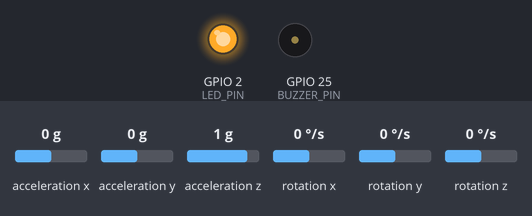
This sketch was run on a simulated ESP32. On the bench: output pins drawn as LEDs (lit = HIGH), buzzer (waves = sounding, pin HIGH). Inputs (shaded band) come from the test bench; at power-on: acceleration x 0 g, acceleration y 0 g, acceleration z 1 g, rotation x 0 °/s, rotation y 0 °/s, rotation z 0 °/s. What the sketch prints to the serial monitor is not drawn.

Above: at 1.4 s.
At 2.4 s:
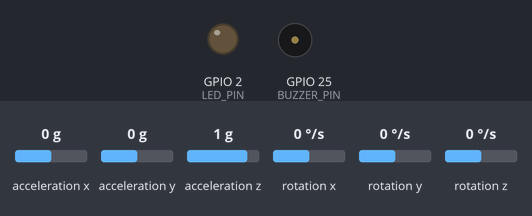
Timing chart, 0 to 3.9 s (numbered marks = the images above):
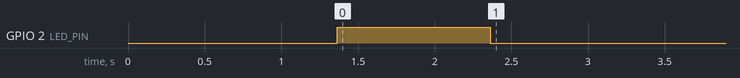

The sketch:

fall_detector_esp32.ino
```cpp
#include <Arduino.h>
#include <Wire.h>
#include <MPU6050.h>
#include <math.h>

// Hardware pins
const int BUZZER_PIN = 25;
const int LED_PIN = 2;
const int BUTTON_PIN = 0;

// Model parameters
const int WINDOW_SIZE = 50;
const int NUM_FEATURES = 30;  // Adjust based on your model
const float FALL_THRESHOLD = 0.5;  // Adjust based on testing

// IMU sensor
MPU6050 mpu;

// Data buffers
float acc_x_buffer[WINDOW_SIZE];
float acc_y_buffer[WINDOW_SIZE];
float acc_z_buffer[WINDOW_SIZE];
float gyro_x_buffer[WINDOW_SIZE];
float gyro_y_buffer[WINDOW_SIZE];
float gyro_z_buffer[WINDOW_SIZE];

int buffer_index = 0;
bool buffer_full = false;
unsigned long last_sample_time = 0;
bool fall_detected = false;
unsigned long fall_alert_time = 0;

// Calibration variables
float acc_offset_x = 0, acc_offset_y = 0, acc_offset_z = 0;
float gyro_offset_x = 0, gyro_offset_y = 0, gyro_offset_z = 0;

// Fall confirmation variables
bool awaiting_confirmation = false;
unsigned long confirmation_start_time = 0;
const unsigned long CONFIRMATION_TIMEOUT = 10000; // 10 seconds
const int YES_BUTTON_PIN = 4;  // Add a YES button
const int NO_BUTTON_PIN = 5;   // Add a NO button (existing button can be used as NO)

void setup() {
    Serial.begin(115200);
    Wire.begin();

    // Initialize pins
    pinMode(BUZZER_PIN, OUTPUT);
    pinMode(LED_PIN, OUTPUT);
    pinMode(BUTTON_PIN, INPUT_PULLUP);

    // Initialize MPU6050
    Serial.println("Initializing MPU6050...");
    mpu.initialize();

    if (!mpu.testConnection()) {
        Serial.println("MPU6050 connection failed!");
        while(1) {
            digitalWrite(LED_PIN, HIGH);
            delay(200);
            digitalWrite(LED_PIN, LOW);
            delay(200);
        }
    }

    Serial.println("MPU6050 connected successfully!");

    // Configure sensor
    mpu.setFullScaleAccelRange(MPU6050_ACCEL_FS_2);  // ±2g
    mpu.setFullScaleGyroRange(MPU6050_GYRO_FS_250);  // ±250°/s
    mpu.setDLPFMode(6);  // Low pass filter

    // Calibrate sensor
    calibrateSensor();

    // Initialize buffers
    for (int i = 0; i < WINDOW_SIZE; i++) {
        acc_x_buffer[i] = 0;
        acc_y_buffer[i] = 0;
        acc_z_buffer[i] = 0;
        gyro_x_buffer[i] = 0;
        gyro_y_buffer[i] = 0;
        gyro_z_buffer[i] = 0;
    }

    Serial.println("Fall Detection System Ready!");
    digitalWrite(LED_PIN, HIGH);
    delay(1000);
    digitalWrite(LED_PIN, LOW);
}

void loop() {
    unsigned long current_time = millis();

    // Sample at 50Hz (20ms intervals)
    if (current_time - last_sample_time >= 20) {
        last_sample_time = current_time;

        // Read sensor data
        readSensorData();

        // Process when buffer is full
        if (buffer_full) {
            float features[NUM_FEATURES];
            extractFeatures(features);

            // Simple fall detection algorithm
            bool is_fall = detectFall(features);

            if (is_fall && !fall_detected) {
                fall_detected = true;
                fall_alert_time = current_time;
                triggerFallAlert();
                Serial.println("FALL DETECTED!");
            }
        }
    }

    // Reset fall detection after 5 seconds
    if (fall_detected && (current_time - fall_alert_time > 5000)) {
        fall_detected = false;
        Serial.println("Fall alert reset");
    }

    // Check for manual reset button
    if (digitalRead(BUTTON_PIN) == LOW) {
        fall_detected = false;
        digitalWrite(BUZZER_PIN, LOW);
        Serial.println("Manual reset");
        delay(1000);  // Debounce
    }
}

void readSensorData() {
    int16_t ax, ay, az, gx, gy, gz;
    mpu.getMotion6(&ax, &ay, &az, &gx, &gy, &gz);

    // Convert to g and deg/s, apply calibration
    float acc_x = (ax / 16384.0) - acc_offset_x;
    float acc_y = (ay / 16384.0) - acc_offset_y;
    float acc_z = (az / 16384.0) - acc_offset_z;
    float gyro_x = (gx / 131.0) - gyro_offset_x;
    float gyro_y = (gy / 131.0) - gyro_offset_y;
    float gyro_z = (gz / 131.0) - gyro_offset_z;

    // Add to circular buffer
    acc_x_buffer[buffer_index] = acc_x;
    acc_y_buffer[buffer_index] = acc_y;
    acc_z_buffer[buffer_index] = acc_z;
    gyro_x_buffer[buffer_index] = gyro_x;
    gyro_y_buffer[buffer_index] = gyro_y;
    gyro_z_buffer[buffer_index] = gyro_z;

    buffer_index++;
    if (buffer_index >= WINDOW_SIZE) {
        buffer_index = 0;
        buffer_full = true;
    }
}

void calibrateSensor() {
    Serial.println("Calibrating sensor... Keep device still!");

    const int cal_samples = 100;
    float sum_ax = 0, sum_ay = 0, sum_az = 0;
    float sum_gx = 0, sum_gy = 0, sum_gz = 0;

    for (int i = 0; i < cal_samples; i++) {
        int16_t ax, ay, az, gx, gy, gz;
        mpu.getMotion6(&ax, &ay, &az, &gx, &gy, &gz);

        sum_ax += ax / 16384.0;
        sum_ay += ay / 16384.0;
        sum_az += az / 16384.0;
        sum_gx += gx / 131.0;
        sum_gy += gy / 131.0;
        sum_gz += gz / 131.0;

        delay(10);
    }

    acc_offset_x = sum_ax / cal_samples;
    acc_offset_y = sum_ay / cal_samples;
    acc_offset_z = (sum_az / cal_samples) - 1.0;  // Subtract gravity
    gyro_offset_x = sum_gx / cal_samples;
    gyro_offset_y = sum_gy / cal_samples;
    gyro_offset_z = sum_gz / cal_samples;

    Serial.println("Calibration complete!");
}

void extractFeatures(float* features) {
    int idx = 0;

    // Statistical features for each sensor
    features[idx++] = calculateMean(acc_x_buffer, WINDOW_SIZE);
    features[idx++] = calculateStd(acc_x_buffer, WINDOW_SIZE);
    features[idx++] = calculateMax(acc_x_buffer, WINDOW_SIZE);
    features[idx++] = calculateMin(acc_x_buffer, WINDOW_SIZE);

    features[idx++] = calculateMean(acc_y_buffer, WINDOW_SIZE);
    features[idx++] = calculateStd(acc_y_buffer, WINDOW_SIZE);
    features[idx++] = calculateMax(acc_y_buffer, WINDOW_SIZE);
    features[idx++] = calculateMin(acc_y_buffer, WINDOW_SIZE);

    features[idx++] = calculateMean(acc_z_buffer, WINDOW_SIZE);
    features[idx++] = calculateStd(acc_z_buffer, WINDOW_SIZE);
    features[idx++] = calculateMax(acc_z_buffer, WINDOW_SIZE);
    features[idx++] = calculateMin(acc_z_buffer, WINDOW_SIZE);

    features[idx++] = calculateMean(gyro_x_buffer, WINDOW_SIZE);
    features[idx++] = calculateStd(gyro_x_buffer, WINDOW_SIZE);
    features[idx++] = calculateMax(gyro_x_buffer, WINDOW_SIZE);
    features[idx++] = calculateMin(gyro_x_buffer, WINDOW_SIZE);

    features[idx++] = calculateMean(gyro_y_buffer, WINDOW_SIZE);
    features[idx++] = calculateStd(gyro_y_buffer, WINDOW_SIZE);
    features[idx++] = calculateMax(gyro_y_buffer, WINDOW_SIZE);
    features[idx++] = calculateMin(gyro_y_buffer, WINDOW_SIZE);

    features[idx++] = calculateMean(gyro_z_buffer, WINDOW_SIZE);
    features[idx++] = calculateStd(gyro_z_buffer, WINDOW_SIZE);
    features[idx++] = calculateMax(gyro_z_buffer, WINDOW_SIZE);
    features[idx++] = calculateMin(gyro_z_buffer, WINDOW_SIZE);

    // Magnitude features
    float acc_magnitude[WINDOW_SIZE];
    for (int i = 0; i < WINDOW_SIZE; i++) {
        acc_magnitude[i] = sqrt(acc_x_buffer[i]*acc_x_buffer[i] +
                               acc_y_buffer[i]*acc_y_buffer[i] +
                               acc_z_buffer[i]*acc_z_buffer[i]);
    }

    features[idx++] = calculateMean(acc_magnitude, WINDOW_SIZE);
    features[idx++] = calculateStd(acc_magnitude, WINDOW_SIZE);
    features[idx++] = calculateMax(acc_magnitude, WINDOW_SIZE);

    // SVM features (subtract gravity)
    for (int i = 0; i < WINDOW_SIZE; i++) {
        acc_magnitude[i] -= 1.0;
    }
    features[idx++] = calculateMean(acc_magnitude, WINDOW_SIZE);
    features[idx++] = calculateStd(acc_magnitude, WINDOW_SIZE);
    features[idx++] = calculateMax(acc_magnitude, WINDOW_SIZE);
}

bool detectFall(float* features) {
    // Simplified fall detection algorithm
    // You can replace this with your trained model

    float acc_magnitude_max = features[26];  // Index of acc_magnitude_max
    float acc_magnitude_std = features[25];  // Index of acc_magnitude_std
    float svm_max = features[29];            // Index of svm_max

    // Simple threshold-based detection
    // Falls typically have high acceleration magnitude and variation
    if (acc_magnitude_max > 2.5 && acc_magnitude_std > 0.5) {
        return true;
    }

    // Check for sudden impact (high SVM)
    if (abs(svm_max) > 2.0) {
        return true;
    }

    return false;
}

void triggerFallAlert() {
    // Sound buzzer pattern
    for (int i = 0; i < 20; i++) {
        digitalWrite(BUZZER_PIN, HIGH);
        digitalWrite(LED_PIN, HIGH);
        delay(100);
        digitalWrite(BUZZER_PIN, LOW);
        digitalWrite(LED_PIN, LOW);
        delay(100);
    }

    // Keep LED on to indicate fall state
    digitalWrite(LED_PIN, HIGH);
}

// Helper functions for feature calculation
float calculateMean(float* data, int size) {
    float sum = 0;
    for (int i = 0; i < size; i++) {
        sum += data[i];
    }
    return sum / size;
}

float calculateStd(float* data, int size) {
    float mean = calculateMean(data, size);
    float sum = 0;
    for (int i = 0; i < size; i++) {
        float diff = data[i] - mean;
        sum += diff * diff;
    }
    return sqrt(sum / size);
}

float calculateMax(float* data, int size) {
    float max_val = data[0];
    for (int i = 1; i < size; i++) {
        if (data[i] > max_val) max_val = data[i];
    }
    return max_val;
}

float calculateMin(float* data, int size) {
    float min_val = data[0];
    for (int i = 1; i < size; i++) {
        if (data[i] < min_val) min_val = data[i];
    }
    return min_val;
}
```
